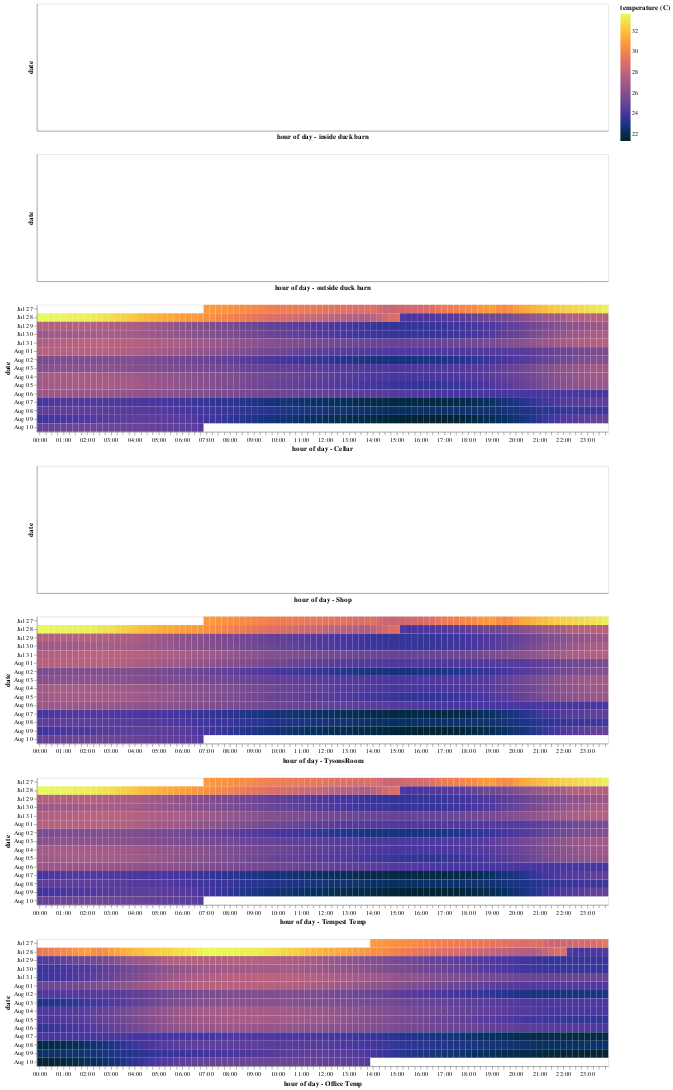

The cell this chart's notebook holds for it:
### Code cell
f1 = alt.Chart(dfsub.reset_index()).mark_rect().encode(
    alt.X('hoursminutes(time (UTC)):O', title='hour of day - inside duck barn'),
    alt.Y('monthdate(time (UTC)):O', title='date'),
    alt.Color('DuckBarnTemp_Internal:Q', title='temperature (C)', scale=alt.Scale(range=palettable.cmocean.sequential.Thermal_20.hex_colors)),
    tooltip=['hoursminutes(time (UTC)):O','monthdate(time (UTC)):O','DuckBarnTemp_Internal:Q']
).properties(
    width=900,
    height=200
)

f2 = f1.encode(
    alt.X('hoursminutes(time (UTC)):O', title='hour of day - outside duck barn'),
    alt.Color('DuckBarnTemp_External:Q', title='temperature (C)', scale=alt.Scale(range=palettable.cmocean.sequential.Thermal_20.hex_colors)),
    tooltip=['hoursminutes(time (UTC)):O','monthdate(time (UTC)):O','DuckBarnTemp_External:Q']
)


f3 = f1.encode(
    alt.X('hoursminutes(time (UTC)):O', title='hour of day - Cellar'),
    alt.Color('CellarTemp:Q', title='temperature (C)', scale=alt.Scale(range=palettable.cmocean.sequential.Thermal_20.hex_colors)),
    tooltip=['hoursminutes(time (UTC)):O','monthdate(time (UTC)):O','CellarTemp:Q']
)

f4 = f1.encode(
    alt.X('hoursminutes(time (UTC)):O', title='hour of day - Shop'),
    alt.Color('ShopTemp:Q', title='temperature (C)', scale=alt.Scale(range=palettable.cmocean.sequential.Thermal_20.hex_colors)),
    tooltip=['hoursminutes(time (UTC)):O','monthdate(time (UTC)):O','ShopTemp:Q']
)

f5 = f1.encode(
    alt.X('hoursminutes(time (UTC)):O', title='hour of day - TysonsRoom'),
    alt.Color('TysonsRoomTemp:Q', title='temperature (C)', scale=alt.Scale(range=palettable.cmocean.sequential.Thermal_20.hex_colors)),
    tooltip=['hoursminutes(time (UTC)):O','monthdate(time (UTC)):O','TysonsRoomTemp:Q']
)

f6 = f1.encode(
    alt.X('hoursminutes(time (UTC)):O', title='hour of day - Tempest Temp'),
    alt.Color('Tempest_Temperature:Q', title='temperature (C)', scale=alt.Scale(range=palettable.cmocean.sequential.Thermal_20.hex_colors)),
    tooltip=['hoursminutes(time (UTC)):O','monthdate(time (UTC)):O','Tempest_Temperature:Q']
)

f7 = f1.encode(
    alt.X('hoursminutes(time (UTC)):O', title='hour of day - Office Temp'),
    alt.Color('OfficeRoomTemp:Q', title='temperature (C)', scale=alt.Scale(range=palettable.cmocean.sequential.Thermal_20.hex_colors)),
    tooltip=['hoursminutes(time (UTC)):O','monthdate(time (UTC)):O','OfficeRoomTemp:Q']
)

(f1 & f2 & f3 & f4 & f5 & f6 & f7)

### Figure 1 — Vega-Lite specification as saved in the notebook (floating-point values rounded to 4 significant figures; data arrays with more than 128 entries replaced by an {"elided": "..."} marker saying what was removed)
{"config": {"view": {"continuousWidth": 400, "continuousHeight": 300}}, "vconcat": [{"mark": "rect", "encoding": {"color": {"type": "quantitative", "field": "DuckBarnTemp_Internal", "scale": {"range": ["#042333", "#072C4D", "#12326F", "#273491", "#4635A0", "#5B3D9B", "#6E4794", "#804E8F", "#92558B", "#A65C86", "#BA627E", "#CE6971", "#E07163", "#EE7D53", "#F88E44", "#FBA13D", "#FBB73D", "#F8CD44", "#F1E44F", "#E8FA5B"]}, "title": "temperature (C)"}, "tooltip": [{"type": "ordinal", "field": "time (UTC)", "timeUnit": "hoursminutes"}, {"type": "ordinal", "field": "time (UTC)", "timeUnit": "monthdate"}, {"type": "quantitative", "field": "DuckBarnTemp_Internal"}], "x": {"type": "ordinal", "field": "time (UTC)", "timeUnit": "hoursminutes", "title": "hour of day - inside duck barn"}, "y": {"type": "ordinal", "field": "time (UTC)", "timeUnit": "monthdate", "title": "date"}}, "height": 200, "width": 900}, {"mark": "rect", "encoding": {"color": {"type": "quantitative", "field": "DuckBarnTemp_External", "scale": {"range": ["#042333", "#072C4D", "#12326F", "#273491", "#4635A0", "#5B3D9B", "#6E4794", "#804E8F", "#92558B", "#A65C86", "#BA627E", "#CE6971", "#E07163", "#EE7D53", "#F88E44", "#FBA13D", "#FBB73D", "#F8CD44", "#F1E44F", "#E8FA5B"]}, "title": "temperature (C)"}, "tooltip": [{"type": "ordinal", "field": "time (UTC)", "timeUnit": "hoursminutes"}, {"type": "ordinal", "field": "time (UTC)", "timeUnit": "monthdate"}, {"type": "quantitative", "field": "DuckBarnTemp_External"}], "x": {"type": "ordinal", "field": "time (UTC)", "timeUnit": "hoursminutes", "title": "hour of day - outside duck barn"}, "y": {"type": "ordinal", "field": "time (UTC)", "timeUnit": "monthdate", "title": "date"}}, "height": 200, "width": 900}, {"mark": "rect", "encoding": {"color": {"type": "quantitative", "field": "CellarTemp", "scale": {"range": ["#042333", "#072C4D", "#12326F", "#273491", "#4635A0", "#5B3D9B", "#6E4794", "#804E8F", "#92558B", "#A65C86", "#BA627E", "#CE6971", "#E07163", "#EE7D53", "#F88E44", "#FBA13D", "#FBB73D", "#F8CD44", "#F1E44F", "#E8FA5B"]}, "title": "temperature (C)"}, "tooltip": [{"type": "ordinal", "field": "time (UTC)", "timeUnit": "hoursminutes"}, {"type": "ordinal", "field": "time (UTC)", "timeUnit": "monthdate"}, {"type": "quantitative", "field": "CellarTemp"}], "x": {"type": "ordinal", "field": "time (UTC)", "timeUnit": "hoursminutes", "title": "hour of day - Cellar"}, "y": {"type": "ordinal", "field": "time (UTC)", "timeUnit": "monthdate", "title": "date"}}, "height": 200, "width": 900}, {"mark": "rect", "encoding": {"color": {"type": "quantitative", "field": "ShopTemp", "scale": {"range": ["#042333", "#072C4D", "#12326F", "#273491", "#4635A0", "#5B3D9B", "#6E4794", "#804E8F", "#92558B", "#A65C86", "#BA627E", "#CE6971", "#E07163", "#EE7D53", "#F88E44", "#FBA13D", "#FBB73D", "#F8CD44", "#F1E44F", "#E8FA5B"]}, "title": "temperature (C)"}, "tooltip": [{"type": "ordinal", "field": "time (UTC)", "timeUnit": "hoursminutes"}, {"type": "ordinal", "field": "time (UTC)", "timeUnit": "monthdate"}, {"type": "quantitative", "field": "ShopTemp"}], "x": {"type": "ordinal", "field": "time (UTC)", "timeUnit": "hoursminutes", "title": "hour of day - Shop"}, "y": {"type": "ordinal", "field": "time (UTC)", "timeUnit": "monthdate", "title": "date"}}, "height": 200, "width": 900}, {"mark": "rect", "encoding": {"color": {"type": "quantitative", "field": "TysonsRoomTemp", "scale": {"range": ["#042333", "#072C4D", "#12326F", "#273491", "#4635A0", "#5B3D9B", "#6E4794", "#804E8F", "#92558B", "#A65C86", "#BA627E", "#CE6971", "#E07163", "#EE7D53", "#F88E44", "#FBA13D", "#FBB73D", "#F8CD44", "#F1E44F", "#E8FA5B"]}, "title": "temperature (C)"}, "tooltip": [{"type": "ordinal", "field": "time (UTC)", "timeUnit": "hoursminutes"}, {"type": "ordinal", "field": "time (UTC)", "timeUnit": "monthdate"}, {"type": "quantitative", "field": "TysonsRoomTemp"}], "x": {"type": "ordinal", "field": "time (UTC)", "timeUnit": "hoursminutes", "title": "hour of day - TysonsRoom"}, "y": {"type": "ordinal", "field": "time (UTC)", "timeUnit": "monthdate", "title": "date"}}, "height": 200, "width": 900}, {"mark": "rect", "encoding": {"color": {"type": "quantitative", "field": "Tempest_Temperature", "scale": {"range": ["#042333", "#072C4D", "#12326F", "#273491", "#4635A0", "#5B3D9B", "#6E4794", "#804E8F", "#92558B", "#A65C86", "#BA627E", "#CE6971", "#E07163", "#EE7D53", "#F88E44", "#FBA13D", "#FBB73D", "#F8CD44", "#F1E44F", "#E8FA5B"]}, "title": "temperature (C)"}, "tooltip": [{"type": "ordinal", "field": "time (UTC)", "timeUnit": "hoursminutes"}, {"type": "ordinal", "field": "time (UTC)", "timeUnit": "monthdate"}, {"type": "quantitative", "field": "Tempest_Temperature"}], "x": {"type": "ordinal", "field": "time (UTC)", "timeUnit": "hoursminutes", "title": "hour of day - Tempest Temp"}, "y": {"type": "ordinal", "field": "time (UTC)", "timeUnit": "monthdate", "title": "date"}}, "height": 200, "width": 900}, {"mark": "rect", "encoding": {"color": {"type": "quantitative", "field": "OfficeRoomTemp", "scale": {"range": ["#042333", "#072C4D", "#12326F", "#273491", "#4635A0", "#5B3D9B", "#6E4794", "#804E8F", "#92558B", "#A65C86", "#BA627E", "#CE6971", "#E07163", "#EE7D53", "#F88E44", "#FBA13D", "#FBB73D", "#F8CD44", "#F1E44F", "#E8FA5B"]}, "title": "temperature (C)"}, "tooltip": [{"type": "ordinal", "field": "time (UTC)", "timeUnit": "hoursminutes"}, {"type": "ordinal", "field": "time (UTC)", "timeUnit": "monthdate"}, {"type": "quantitative", "field": "OfficeRoomTemp"}], "x": {"type": "ordinal", "field": "time (UTC)", "timeUnit": "hoursminutes", "title": "hour of day - Office Temp"}, "y": {"type": "ordinal", "field": "time (UTC)", "timeUnit": "monthdate", "title": "date"}}, "height": 200, "width": 900}], "data": {"name": "data-7e503b776de147392cbc36c12000c080"}, "$schema": "https://vega.github.io/schema/vega-lite/v4.8.1.json", "datasets": {"data-7e503b776de147392cbc36c12000c080": {"elided": "1372 records"}}}
